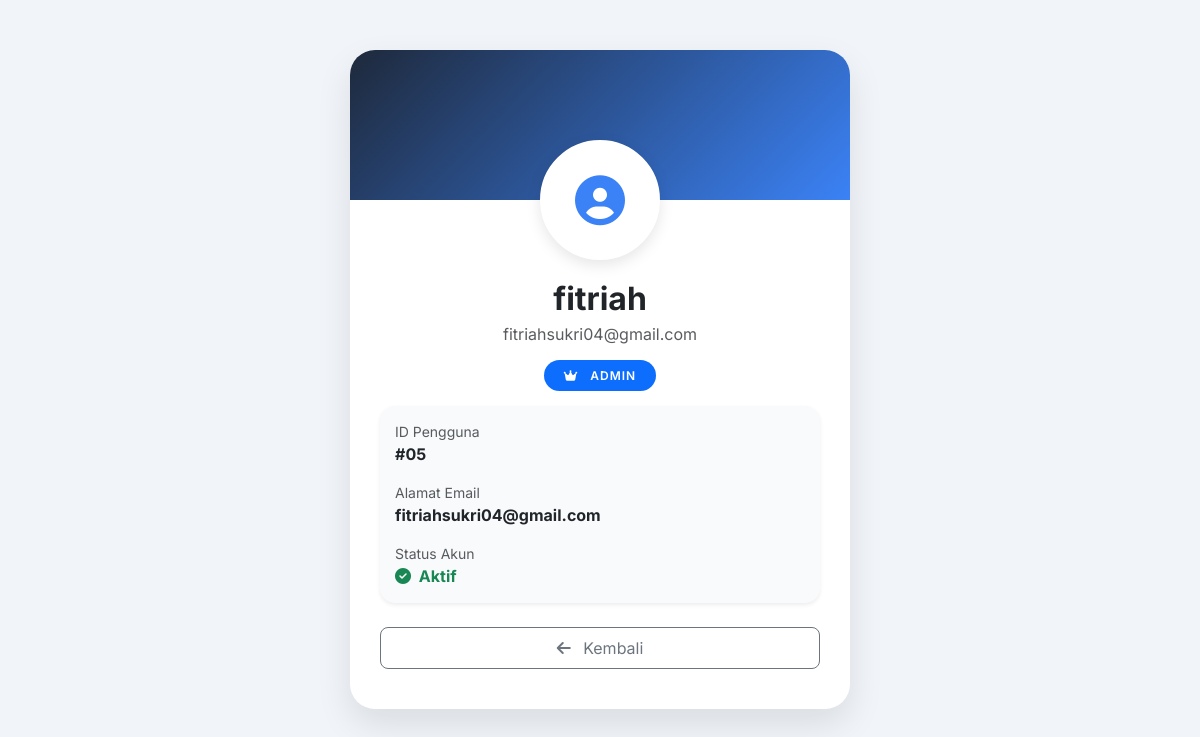
The page /fzone_team/profil.php?id=5 (signed in) on the database its author committed.
### tables this page shows
CREATE TABLE `users` (
  `id_user` int NOT NULL,
  `username` varchar(20) DEFAULT NULL,
  `gmail` varchar(50) DEFAULT NULL,
  `password` varchar(50) DEFAULT NULL,
  `role` enum('admin','petugas') NOT NULL
);

### fzone_team/profil.php (the view, shortened to what this page needs)
<?php
include 'conn.php';
$id = $_GET['id'];
$query = mysqli_query($conn, "SELECT * FROM users WHERE id_user = '$id'");
$data = mysqli_fetch_assoc($query);
?>
<!DOCTYPE html>
<html lang="id">
<head>
    <link rel="stylesheet" href="https://cdn.jsdelivr.net/npm/bootstrap@5.3.2/dist/css/bootstrap.min.css">
    <link rel="stylesheet" href="https://cdnjs.cloudflare.com/ajax/libs/font-awesome/6.5.0/css/all.min.css">
</head>
<body>
    <div class="container">
        <div class="profile-card">
            <div class="profile-header">
                <div class="profile-img">
                    <i class="fas fa-user-circle"></i>
                </div>
            </div>
            <div class="profile-body">
                <h2 class="fw-bold mb-1"><?= $data['username']; ?></h2>
                <p class="text-muted mb-3"><?= $data['gmail']; ?></p>
                <span class="badge-role <?= $data['role'] == 'admin' ? 'bg-primary text-white' : 'bg-success text-white'; ?>">
                    <i class="fas <?= $data['role'] == 'admin' ? 'fa-crown' : 'fa-user-tag'; ?> me-2"></i>
                    <?= $data['role']; ?>
                </span>
                <div class="info-box shadow-sm">
                    <div class="mb-3">
                        <label class="text-muted small d-block">ID Pengguna</label>
                        <span class="fw-bold">#0<?= $data['id_user']; ?></span>
                    </div>
                    <div class="mb-3">
                        <label class="text-muted small d-block">Alamat Email</label>
                        <span class="fw-bold"><?= $data['gmail']; ?></span>
                    </div>
                    <div class="mb-0">
                        <label class="text-muted small d-block">Status Akun</label>
                        <span class="text-success fw-bold"><i class="fas fa-check-circle me-1"></i> Aktif</span>
                    </div>
                </div>
                <div class="mt-4 d-flex gap-2">
                    <a href="admin.php" class="btn btn-outline-secondary w-100 py-2 rounded-3">
                        <i class="fas fa-arrow-left me-2"></i> Kembali
                    </a>
                </div>
            </div>
        </div>
    </div>
</body>
</html>

### fzone_team/profil.php (style rules this page uses)
body { background: #f1f5f9; font-family: 'Inter', sans-serif; }
.profile-card { max-width: 500px; margin: 50px auto; background: white; border-radius: 25px; overflow: hidden; box-shadow: 0 15px 35px rgba(0, 0, 0, 0.1); }
.profile-header { background: linear-gradient(135deg, #1e293b, #3b82f6); height: 150px; display: flex; justify-content: center; align-items: flex-end; }
.profile-img { width: 120px; height: 120px; background: white; border-radius: 50%; display: flex; align-items: center; justify-content: center; font-size: 50px; color: #3b82f6; border: 5px solid white; margin-bottom: -60px; box-shadow: 0 5px 15px rgba(0, 0, 0, 0.1); }
.profile-body { padding: 80px 30px 40px; text-align: center; }
.badge-role { padding: 8px 20px; border-radius: 20px; font-weight: 600; text-transform: uppercase; letter-spacing: 1px; font-size: 12px; }
.info-box { background: #f8fafc; padding: 15px; border-radius: 15px; margin-top: 20px; text-align: left; }

### rows shown on the page
users: username "fitriah", gmail "fitriahsukri04@gmail.com", role "ADMIN", id_user "5"
